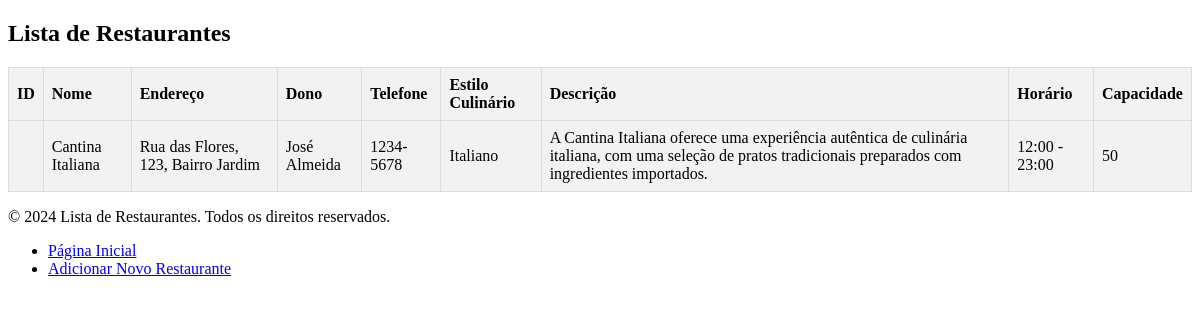
The page /res.php on the database as committed earlier.
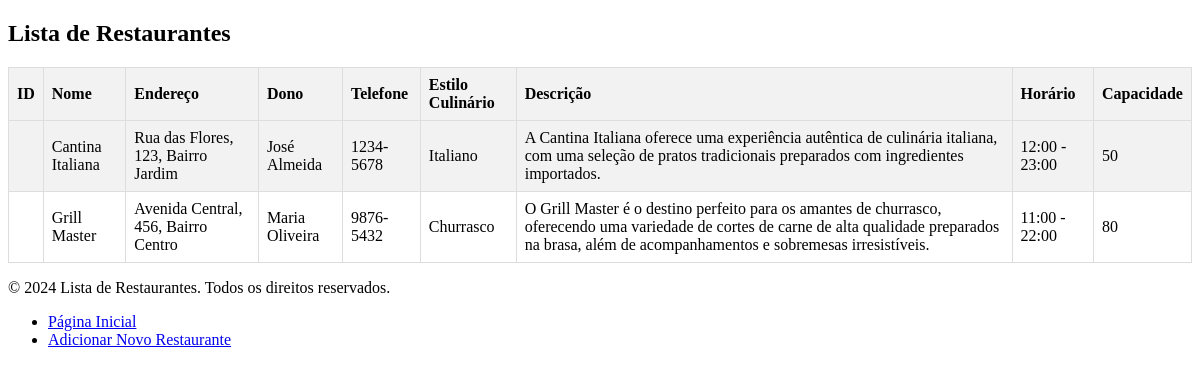
The same page on the database as committed later.
### tables this page shows
CREATE TABLE IF NOT EXISTS restaurantes (
  id_restaurante INT NOT NULL AUTO_INCREMENT,
  id_proprietario INT NULL DEFAULT NULL,
  nome VARCHAR(255) NULL DEFAULT NULL,
  endereco VARCHAR(255) NULL DEFAULT NULL,
  dono VARCHAR(255) NULL DEFAULT NULL,
  estilo_culinario VARCHAR(255) NULL DEFAULT NULL,
  descricao TEXT NULL DEFAULT NULL,
  horario VARCHAR(255) NULL DEFAULT NULL,
  capacidade INT NULL DEFAULT NULL,
  telefone VARCHAR(20) NULL DEFAULT NULL,
  foto_restaurante MEDIUMBLOB NULL DEFAULT NULL,
  status_restaurante_id_status INT NOT NULL DEFAULT 2,
  PRIMARY KEY (id_restaurante, status_restaurante_id_status),
  INDEX id_proprietario (id_proprietario),
  INDEX fk_restaurantes_status_restaurante1_idx (status_restaurante_id_status),
  CONSTRAINT restaurantes_ibfk_1
    FOREIGN KEY (id_proprietario)
    REFERENCES usuarios (id_user),
  CONSTRAINT fk_restaurantes_status_restaurante1
    FOREIGN KEY (status_restaurante_id_status)
    REFERENCES status_restaurante (id_status)
    ON DELETE NO ACTION
    ON UPDATE NO ACTION);

### res.php (the view, shortened to what this page needs)
<!DOCTYPE html>
<html lang="pt-br">
<head>
</head>
<body>
<?php
$servername = "localhost:3307";
$username = "root";
$password = "2204ckss";
$database = "cad_restaurante";
$conn = new mysqli($servername, $username, $password, $database);
$sql = "SELECT * FROM restaurantes";
$result = $conn->query($sql);
if ($result->num_rows > 0) {
    echo "<h2>Lista de Restaurantes</h2>";
    echo "<table border='1'>";
    echo "<tr><th>ID</th><th>Nome</th><th>Endereço</th><th>Dono</th><th>Telefone</th><th>Estilo Culinário</th><th>Descrição</th><th>Horário</th><th>Capacidade</th></tr>";
    while ($row = $result->fetch_assoc()) {
        echo "<tr>";
        echo "<td>" . $row['id'] . "</td>";
        echo "<td>" . $row['nome'] . "</td>";
        echo "<td>" . $row['endereco'] . "</td>";
        echo "<td>" . $row['dono'] . "</td>";
        echo "<td>" . $row['telefone'] . "</td>";
        echo "<td>" . $row['estilo_culinario'] . "</td>";
        echo "<td>" . $row['descricao'] . "</td>";
        echo "<td>" . $row['horario'] . "</td>";
        echo "<td>" . $row['capacidade'] . "</td>";
        echo "</tr>";
    }
    echo "</table>";
} else {
    echo "Nenhum restaurante encontrado.";
}
?>
<?php include 'footer.php';
include 'navbar.php'; ?>
</body>
</html>

### footer.php
<footer>
    <p>&copy; 2024 Lista de Restaurantes. Todos os direitos reservados.</p>
</footer>

### navbar.php
<nav>
    <ul>
        <li><a href="index.php">Página Inicial</a></li>
        <li><a href="list.php">Adicionar Novo Restaurante</a></li>
    </ul>
</nav>

### res.php (style rules this page uses)
table { width: 100%; border-collapse: collapse; }
th, td { border: 1px solid #ddd; padding: 8px; text-align: left; }
th { background-color: #f2f2f2; }
tr:nth-child(even) { background-color: #f2f2f2; }

Rows that differ between the two databases and show on the page:
added restaurantes: nome "Grill Master", endereco "Avenida Central, 456, Bairro Centro", dono "Maria Oliveira", telefone "9876-5432", estilo_culinario "Churrasco", descricao "O Grill Master é o destino perfeito para os amantes de churrasco, oferecendo uma variedade de cortes de carne de alta qualidade preparados na brasa, além de acompanhamentos e sobremesas irresistíveis.", horario "11:00 - 22:00", capacidade "80"
